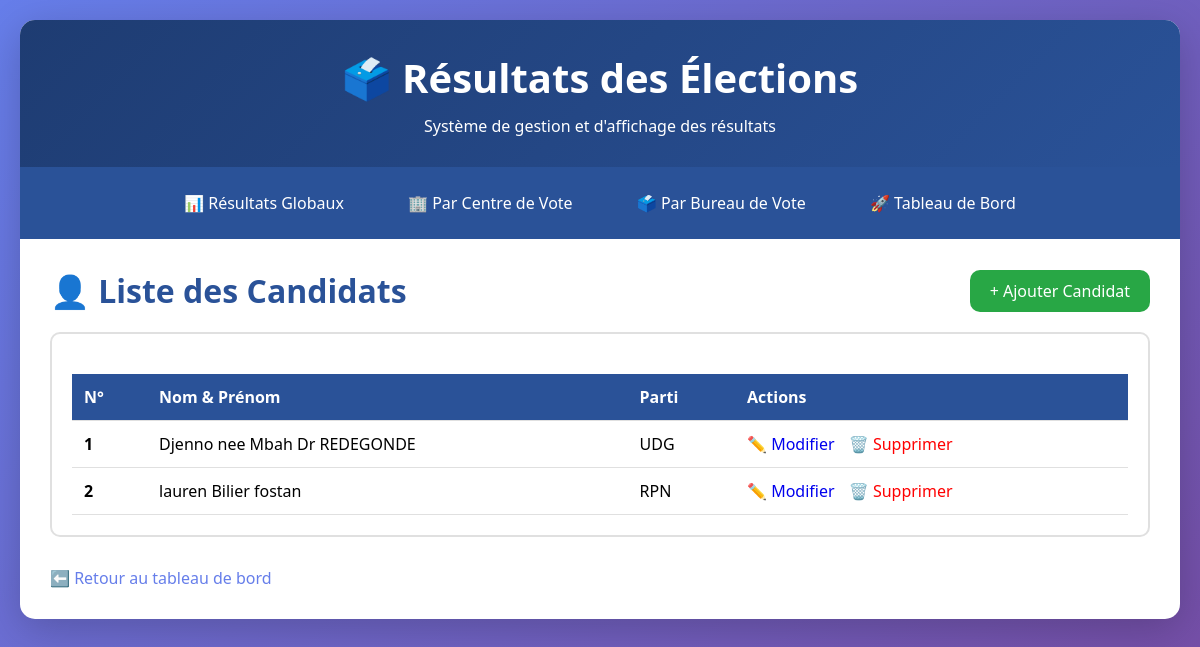
/elections/candidats/liste/, run on the app's committed database.
### elections/models.py (models this page shows, shortened)
class Candidat(models.Model):
    nom = models.CharField(max_length=100)
    prenom = models.CharField(max_length=100)
    parti = models.CharField(max_length=100, blank=True)
    numero = models.IntegerField(unique=True)
    photo = models.ImageField(upload_to='candidats/', blank=True, null=True)
    class Meta:
        ordering = ['numero']
        verbose_name_plural = "Candidats"

### elections/views.py (the view)
# urls.py: path('candidats/liste/', views.liste_candidats, name='liste_candidats'),
def liste_candidats(request):
    candidats = Candidat.objects.all()
    return render(request, 'elections/gestion/liste_candidats.html', {'candidats': candidats})

### elections/templates/elections/gestion/liste_candidats.html
{% extends 'elections/base.html' %}
{% block content %}
<div style="display: flex; justify-content: space-between; align-items: center; margin-bottom: 20px;">
    <h1 style="color: #2a5298;">👤 Liste des Candidats</h1>
    <a href="{% url 'elections:ajouter_candidat' %}" class="stat-card" style="padding: 10px 20px; text-decoration: none; font-size: 1em; background: #28a745;">+ Ajouter Candidat</a>
</div>
<div class="centre-section">
    <table>
        <thead>
            <tr>
                <th>N°</th>
                <th>Nom & Prénom</th>
                <th>Parti</th>
                <th>Actions</th>
            </tr>
        </thead>
        <tbody>
            {% for candidat in candidats %}
            <tr>
                <td><strong>{{ candidat.numero }}</strong></td>
                <td>{{ candidat.prenom }} {{ candidat.nom }}</td>
                <td>{{ candidat.parti }}</td>
                <td>
                    <a href="{% url 'elections:modifier_candidat' candidat.id %}" style="text-decoration: none; margin-right: 10px;">✏️ Modifier</a>
                    <a href="{% url 'elections:supprimer_candidat' candidat.id %}" style="color: red; text-decoration: none;">🗑️ Supprimer</a>
                </td>
            </tr>
            {% empty %}
            <tr>
                <td colspan="4" style="text-align: center; color: #666;">Aucun candidat enregistré.</td>
            </tr>
            {% endfor %}
        </tbody>
    </table>
</div>
<div style="margin-top: 20px;">
    <a href="{% url 'elections:dashboard' %}" style="color: #667eea; text-decoration: none;">⬅️ Retour au tableau de bord</a>
</div>
{% endblock %}

### elections/static/elections/css/style.css (style rules this page uses)
* { margin: 0; padding: 0; box-sizing: border-box; }
body { font-family: "Segoe UI", Tahoma, Geneva, Verdana, sans-serif; background: linear-gradient(135deg, #667eea 0%, #764ba2 100%); min-height: 100vh; padding: 20px; }
.stat-card { background: linear-gradient(135deg, #667eea 0%, #764ba2 100%); color: white; padding: 25px; border-radius: 10px; text-align: center; }
.centre-section { background: white; border: 2px solid #e0e0e0; border-radius: 10px; padding: 20px; margin-bottom: 30px; }
table { width: 100%; border-collapse: collapse; margin-top: 20px; }
th, td { padding: 12px; text-align: left; border-bottom: 1px solid #e0e0e0; }
th { background: #2a5298; color: white; font-weight: bold; }

### data on the page
Candidat: numero "1", prenom "Djenno nee Mbah", nom "Dr REDEGONDE", parti "UDG"
Candidat: numero "2", prenom "lauren", nom "Bilier fostan", parti "RPN"
